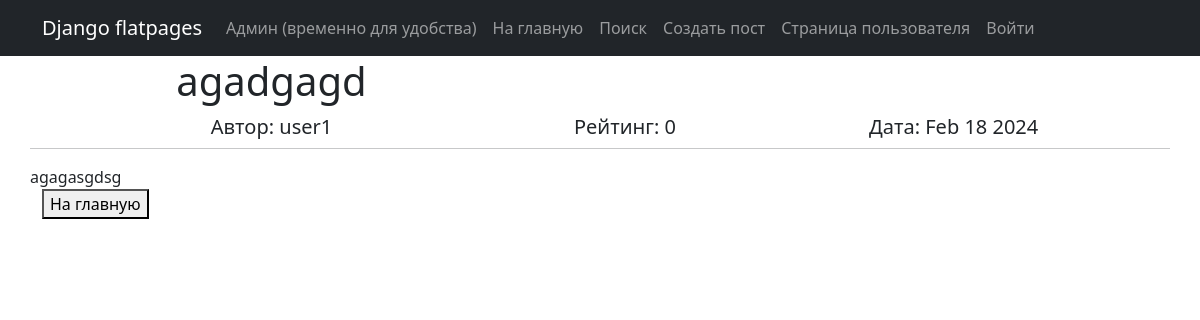
/news/27, run on the app's committed database.
### news/models.py (models this page shows, shortened)
class Post(models.Model):
    author = models.ForeignKey(Authors, on_delete=models.CASCADE)
    articleORnews = models.BooleanField()  # article true / news false
    date_time = models.DateTimeField(auto_now_add=True)
    m_to_m_cat = models.ManyToManyField(Category, through="PostCategory")
    name = models.CharField(max_length=255)
    text = models.TextField()
    rating = models.IntegerField(default=0)

class Authors(models.Model):
    user = models.OneToOneField(User, on_delete=models.CASCADE)
    rating = models.IntegerField()

### news/views.py (the view)
# urls.py: path('<int:pk>', PostView.as_view(), name='post_detail'),
class PostView(DetailView):
    template_name = 'PostTmplt.html'
    queryset = Post.objects.all()

### news/templatetags/custom_filter.py (called while the page is built)
@register.filter()
def text(value):
    v = str(value)
    for i in range(len(v)-3):
        t = v[i:i+3]
        if t == 'ajh':
            tv = v[0:i]
            tv = tv + '***'
            tv = tv + v[i+3:]
            v = tv
    return v

### templates/PostTmplt.html (shortened to what this page needs)
{% extends 'flatpages/default.html' %}
{% load custom_filter %}
{% block content %}
    <div class="col-lg-12 text-center">
    <table class="col-lg-12 text-center">
        <tr>
            <td>
                <h1>{{ post.name }}</h1>
            </td>
        </tr>
        <tr>
            <td>
                <h5>Автор: {{ post.author.user }}</h5>
            </td>
            <td>
                <h5>Рейтинг: {{ post.rating }}</h5>
            </td>
            <td>
                <h5>Дата: {{ post.date_time|date:'M d Y' }}</h5>
            </td>
        </tr>
    </table>
    </div>
    <hr>
    {{ post.text|text }}
<form action="/news">
    <button>На главную</button>
</form>
{% endblock content %}

### data on the page
Post: name "agadgagd", author.user "user1", rating "0", date_time "Feb 18 2024", text|text "agagasgdsg"
